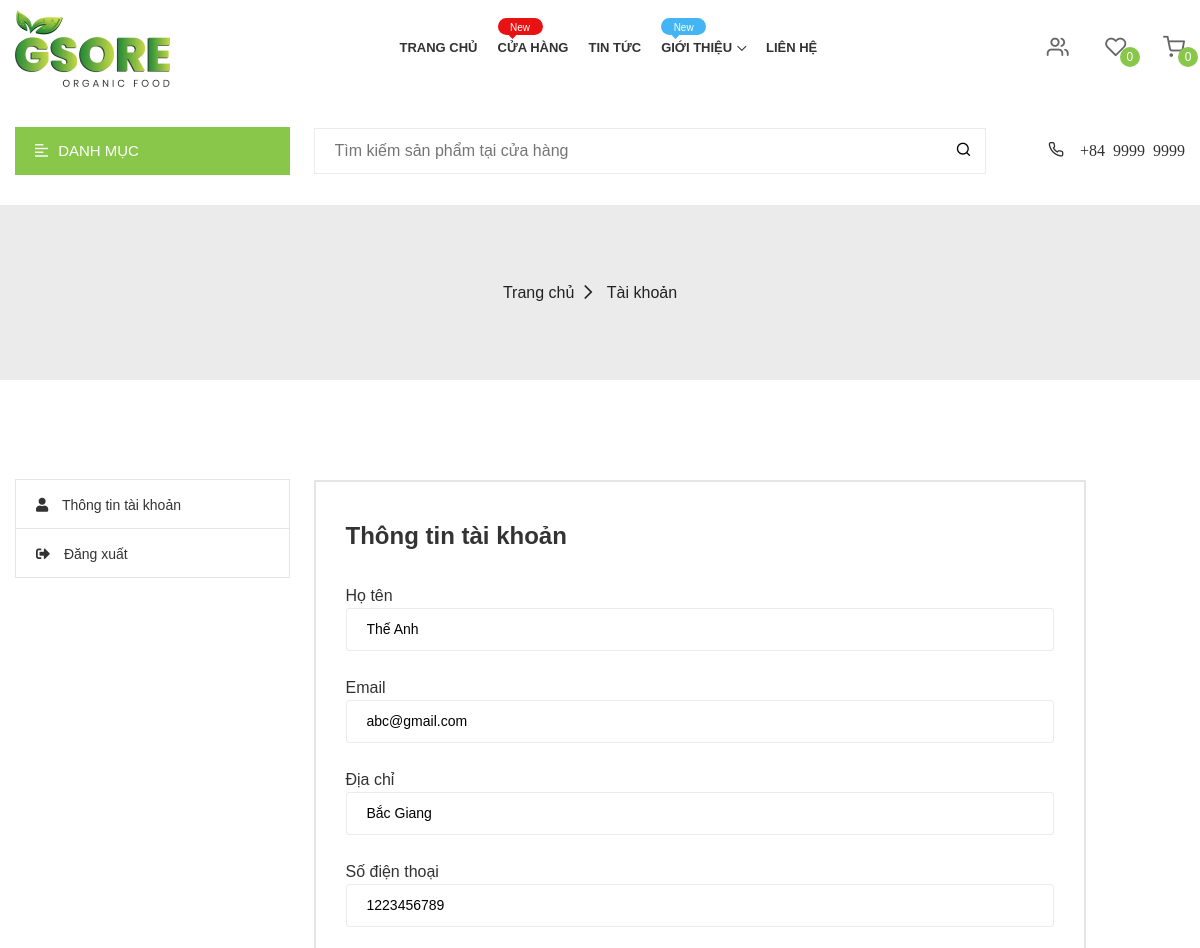
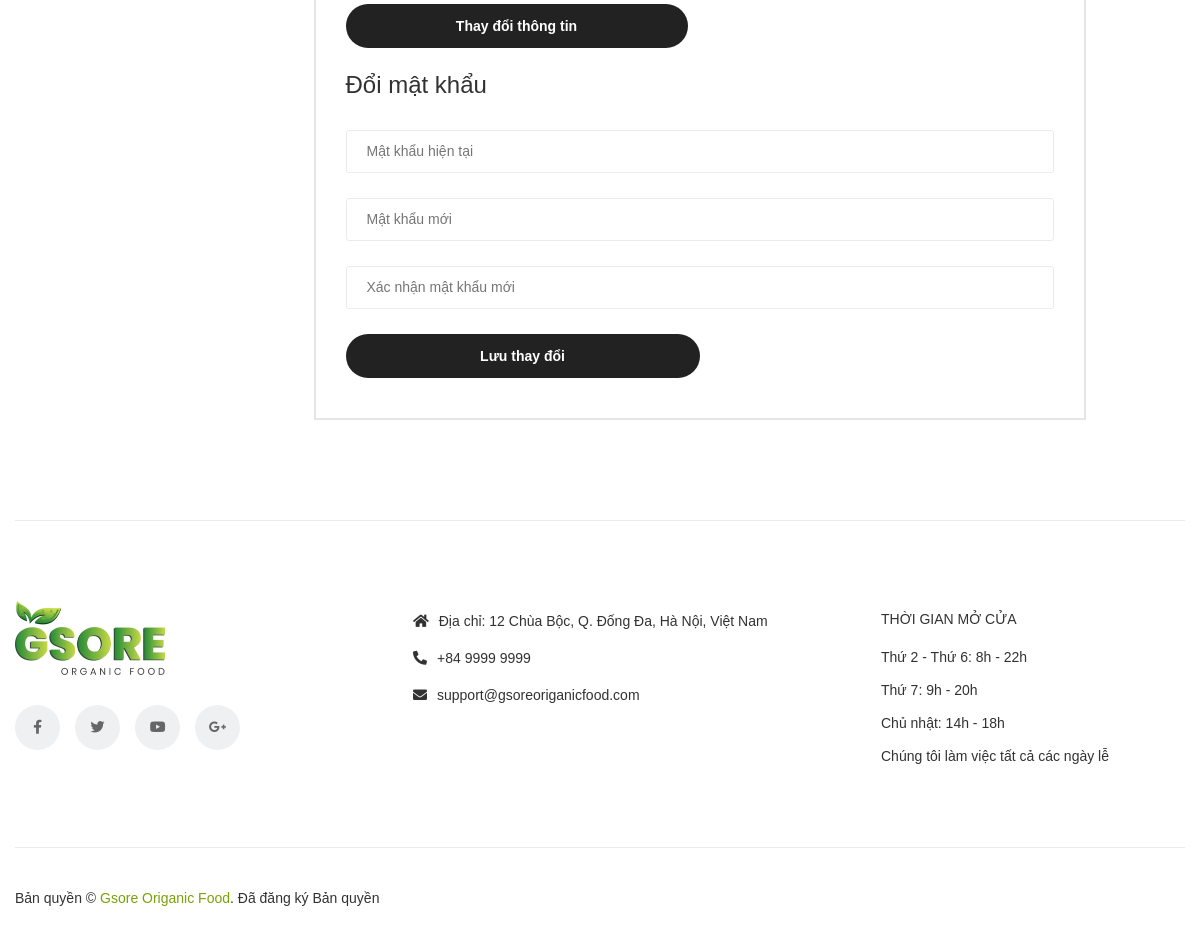
/my-account.php (signed in), run on the app's committed database (2 pictures, top to bottom).
### tables this page shows
CREATE TABLE `khachhang` (
  `makhachhang` int(11) NOT NULL,
  `tenkhachhang` varchar(100) NOT NULL,
  `diachikhachhang` varchar(100) NOT NULL,
  `sodienthoaikhachhang` int(15) NOT NULL,
  `emailkhachhang` varchar(100) DEFAULT NULL,
  `matkhaukhachhang` varchar(15) NOT NULL
);

### my-account.php (the view, shortened to what the rows shown need)
<!DOCTYPE html>
<html lang="zxx">
<head>
    <link rel="stylesheet" href="assets/css/vendor/jquery-ui.min.css">
    <link rel="stylesheet" href="assets/css/vendor/fontawesome.css">
    <link rel="stylesheet" href="assets/css/vendor/plaza-icon.css">
    <link rel="stylesheet" href="assets/css/vendor/bootstrap.min.css">
    <link rel="stylesheet" href="assets/css/plugin/slick.css">
    <link rel="stylesheet" href="assets/css/plugin/material-scrolltop.css">
    <link rel="stylesheet" href="assets/css/plugin/price_range_style.css">
    <link rel="stylesheet" href="assets/css/plugin/in-number.css">
    <link rel="stylesheet" href="assets/css/plugin/venobox.min.css">
    <link rel="stylesheet" href="assets/css/plugin/jquery.lineProgressbar.css">
    <link rel="stylesheet" href="assets/css/main.css">
</head>
<body>
    <main id="main-container" class="main-container">
        <div class="container">
            <div class="row">
                <div class="col-12">
                    <div class="my-account-area">
                        <div class="row">
                            <div class="col-xl-8 col-md-8">
                                <div class="tab-content my-account-tab" id="pills-tabContent">
                                    <div class="tab-pane fade show active" id="pills-dashboard" role="tabpanel"
                                        aria-labelledby="pills-dashboard-tab">
                                        <div class="my-account-dashboard account-wrapper">
                  <?php
                  include("config.php");
                  $id = $_SESSION['id'];
                  $sql = "
                          SELECT *
                          from khachhang
                          where makhachhang = '".$id."'
                          ";
                  $khachhang = mysqli_query($ket_noi, $sql);
                  while ($row = mysqli_fetch_array($khachhang)) {
                  ;?>
                                            <h4 class="account-title">Thông tin tài khoản </h4>
                                            <form action="alter-info.php" method="post">
                                            <div class="account-details">
                                                <div class="row">
                                                    <div class="col-md-12">
                                                        <div class="form-box__single-group">
                                                            <span>Họ tên</span>
                                                            <input type="text" placeholder="Họ tên" name="Hoten" value="<?php echo $row["tenkhachhang"] ;?>">
                                                        </div>
                                                    </div>
                                                    <div class="col-md-12">
                                                        <div class="form-box__single-group">
                                                            <span>Email</span>
                                                            <input type="text" placeholder="Email" name="Email" value="<?php echo $row["emailkhachhang"] ;?>">
                                                        </div>
                                                    </div>
                                                    <div class="col-md-12">
                                                        <div class="form-box__single-group">
                                                            <span>Địa chỉ</span>
                                                            <input type="text" placeholder="Địa chỉ" name="Diachi" value="<?php echo $row["diachikhachhang"] ;?>">
                                                        </div>
                                                    </div>
                                                    <div class="col-md-12">
                                                        <div class="form-box__single-group">
                                                            <span>Số điện thoại</span>
                                                            <input type="text" placeholder="Số điện thoại" name="Sdt" value="<?php echo $row["sodienthoaikhachhang"] ;?>">
                                                        </div>
                                                    </div>
                                                    <div class="col-md-6">
                                                        <div class="form-box__single-group">
                                                            <button class="btn btn--box btn--radius btn--small btn--black btn--black-hover-green btn--uppercase font--bold" name="Makhachhang"
                                                            value="<?php echo $row["makhachhang"];?>">Thay đổi thông tin</button>
                                                    </div>
                                                    </div>
                                                    </form>
                                                    <form action="alter-password.php" method="post">
                                                    <div class="col-md-12">
                                                        <div class="form-box__single-group">
                                                            <h4 class="title">Đổi mật khẩu</h4>
                                                        </div>
                                                    </div>
                                                    <div class="col-md-12">
                                                        <div class="form-box__single-group">
                                                            <input type="password" placeholder="Mật khẩu hiện tại" name="Matkhaucu">
                                                        </div>
                                                    </div>
                                                    <div class="col-md-12">
                                                        <div class="form-box__single-group">
                                                            <input type="password" placeholder="Mật khẩu mới" name="Matkhaumoi">
                                                        </div>
                                                    </div>
                                                    <div class="col-md-12">
                                                        <div class="form-box__single-group">
                                                            <input type="password" placeholder="Xác nhận mật khẩu mới" name="Matkhaumoixacnhan">
                                                        </div>
                                                    </div>
                                                    <div class="col-md-6">
                                                        <div class="form-box__single-group">
                                                            <button class="btn btn--box btn--radius btn--small btn--black btn--black-hover-green btn--uppercase font--bold" name="Makhachhang"
                                                            value="<?php echo $row["makhachhang"];?>">Lưu thay đổi</button>
                                                        </div>
                                                    </div>
                                                    </form>
                        <?php } ;?>
                                                </div>
                                            </div>
                                        </div>
                                    </div>
                                </div>
                            </div>
                        </div>
                    </div>
                </div>
    </main>
</body>
</html>

### data on the page
khachhang: Hoten "Thế Anh", Email "abc@gmail.com", Diachi "Bắc Giang", Sdt "1223456789", $row["makhachhang"] 1 (drawn)

### other printed values
$i "0"
